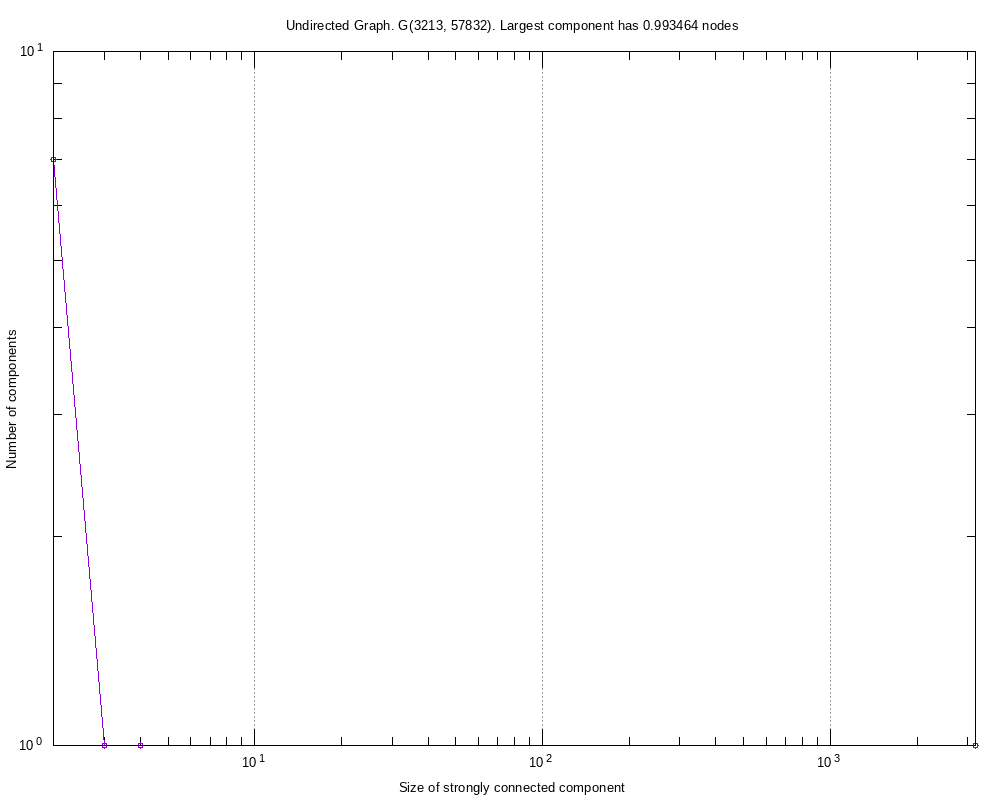

Reproduce this figure in gnuplot.
#
# Undirected Graph. G(3213, 57832). Largest component has 0.993464 nodes (Sat Sep 26 13:17:09 2020)
#

set title "Undirected Graph. G(3213, 57832). Largest component has 0.993464 nodes"
set key bottom right
set logscale xy 10
set format x "10^{%L}"
set mxtics 10
set format y "10^{%L}"
set mytics 10
set grid
set xlabel "Size of strongly connected component"
set ylabel "Number of components"
set tics scale 2
set terminal png font arial 10 size 1000,800
set output 'scc.connected_comp_facebook.elist.png'
plot 	"scc.connected_comp_facebook.elist.tab" using 1:2 title "" with linespoints pt 6
